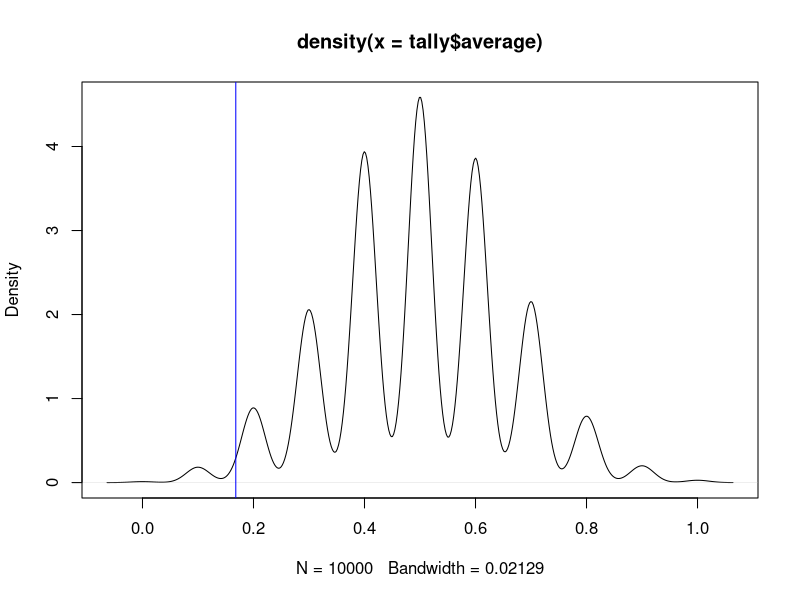

This figure's R source:
library(dplyr)
exp<-list(5,5)
obs<-list(2,8)
out<-as.integer()
for (i in 1:length(obs)){
  
  out[i]<-(as.numeric(obs[i])-as.numeric(exp[i]))^2  #squaring the differences
  #print(out[i])
}
thresh<-sum(out)  #sum of squares


simulations<-10000
trial_length<-10
tally<-matrix(ncol=3,nrow=2)
tally<-as.data.frame(tally)
names(tally)<-c('heads','tails','average')
for(i in 1:simulations){
  trial<-rbinom(trial_length,1,.5)
  #print(trial)
  average<-mean(trial)
  h<-sum(trial)
  t<-trial_length-h
  #print(i)
  #print(h)
  #print(t)
  tally[i,]<-(cbind(h,t,average))
  
}

tail(tally)
pvalue<-length(tally$heads[tally$heads<=3])/nrow(tally)




plot(density(tally$average))
abline(v=pvalue,col='blue')

#must count how many breech threshold
